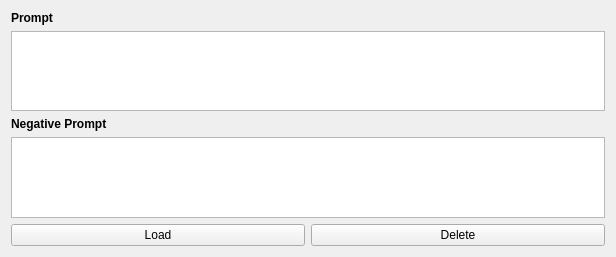
<?xml version="1.0" encoding="UTF-8"?>
<ui version="4.0">
 <class>prompt_widget</class>
 <widget class="QWidget" name="prompt_widget">
  <property name="geometry">
   <rect>
    <x>0</x>
    <y>0</y>
    <width>616</width>
    <height>257</height>
   </rect>
  </property>
  <property name="windowTitle">
   <string>Form</string>
  </property>
  <layout class="QGridLayout" name="gridLayout">
   <item row="1" column="0" colspan="2">
    <layout class="QHBoxLayout" name="horizontalLayout">
     <item>
      <widget class="QPushButton" name="load_button">
       <property name="font">
        <font>
         <pointsize>9</pointsize>
        </font>
       </property>
       <property name="text">
        <string>Load</string>
       </property>
      </widget>
     </item>
     <item>
      <widget class="QPushButton" name="delete_button">
       <property name="font">
        <font>
         <pointsize>9</pointsize>
        </font>
       </property>
       <property name="text">
        <string>Delete</string>
       </property>
      </widget>
     </item>
    </layout>
   </item>
   <item row="0" column="0" colspan="2">
    <layout class="QVBoxLayout" name="verticalLayout">
     <item>
      <widget class="QLabel" name="label">
       <property name="font">
        <font>
         <pointsize>9</pointsize>
         <bold>true</bold>
        </font>
       </property>
       <property name="text">
        <string>Prompt</string>
       </property>
      </widget>
     </item>
     <item>
      <widget class="QTextBrowser" name="prompt">
       <property name="font">
        <font>
         <pointsize>9</pointsize>
        </font>
       </property>
       <property name="readOnly">
        <bool>false</bool>
       </property>
      </widget>
     </item>
     <item>
      <layout class="QVBoxLayout" name="verticalLayout_2">
       <item>
        <widget class="QLabel" name="label_3">
         <property name="font">
          <font>
           <pointsize>9</pointsize>
           <bold>true</bold>
          </font>
         </property>
         <property name="text">
          <string>Negative Prompt</string>
         </property>
        </widget>
       </item>
       <item>
        <widget class="QTextBrowser" name="negative_prompt">
         <property name="font">
          <font>
           <pointsize>9</pointsize>
          </font>
         </property>
         <property name="readOnly">
          <bool>false</bool>
         </property>
        </widget>
       </item>
      </layout>
     </item>
    </layout>
   </item>
  </layout>
 </widget>
 <resources/>
 <connections>
  <connection>
   <sender>load_button</sender>
   <signal>clicked()</signal>
   <receiver>prompt_widget</receiver>
   <slot>action_clicked_button_load()</slot>
   <hints>
    <hint type="sourcelabel">
     <x>122</x>
     <y>243</y>
    </hint>
    <hint type="destinationlabel">
     <x>105</x>
     <y>-11</y>
    </hint>
   </hints>
  </connection>
  <connection>
   <sender>delete_button</sender>
   <signal>clicked()</signal>
   <receiver>prompt_widget</receiver>
   <slot>action_clicked_button_delete()</slot>
   <hints>
    <hint type="sourcelabel">
     <x>399</x>
     <y>239</y>
    </hint>
    <hint type="destinationlabel">
     <x>200</x>
     <y>-13</y>
    </hint>
   </hints>
  </connection>
  <connection>
   <sender>prompt</sender>
   <signal>textChanged()</signal>
   <receiver>prompt_widget</receiver>
   <slot>action_text_changed_prompt()</slot>
   <hints>
    <hint type="sourcelabel">
     <x>68</x>
     <y>54</y>
    </hint>
    <hint type="destinationlabel">
     <x>252</x>
     <y>-8</y>
    </hint>
   </hints>
  </connection>
  <connection>
   <sender>negative_prompt</sender>
   <signal>textChanged()</signal>
   <receiver>prompt_widget</receiver>
   <slot>action_text_changed_negative_prompt()</slot>
   <hints>
    <hint type="sourcelabel">
     <x>284</x>
     <y>193</y>
    </hint>
    <hint type="destinationlabel">
     <x>502</x>
     <y>-17</y>
    </hint>
   </hints>
  </connection>
 </connections>
 <slots>
  <slot>action_clicked_button_load()</slot>
  <slot>action_clicked_button_delete()</slot>
  <slot>action_text_changed_prompt()</slot>
  <slot>action_text_changed_negative_prompt()</slot>
 </slots>
</ui>
